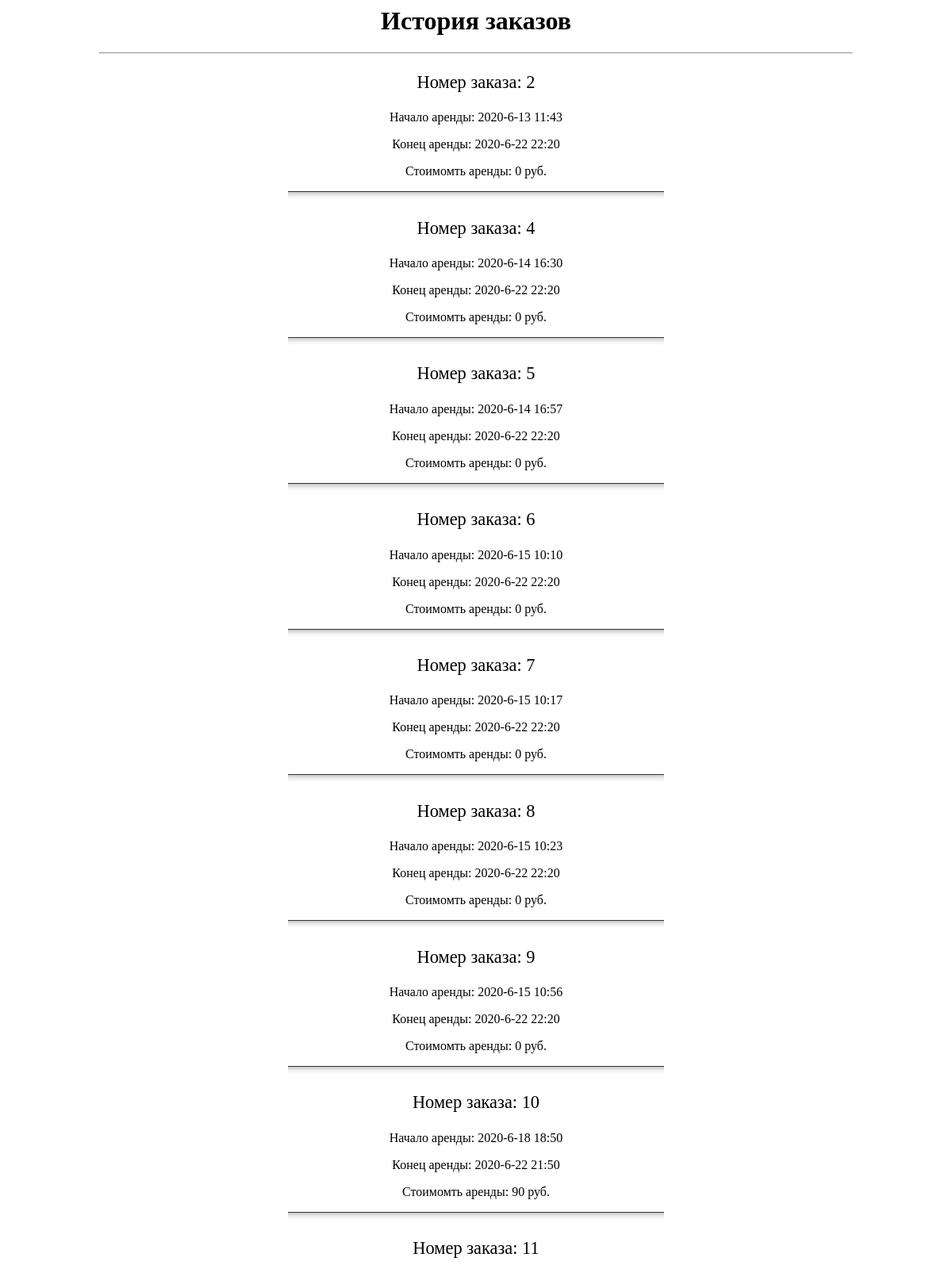
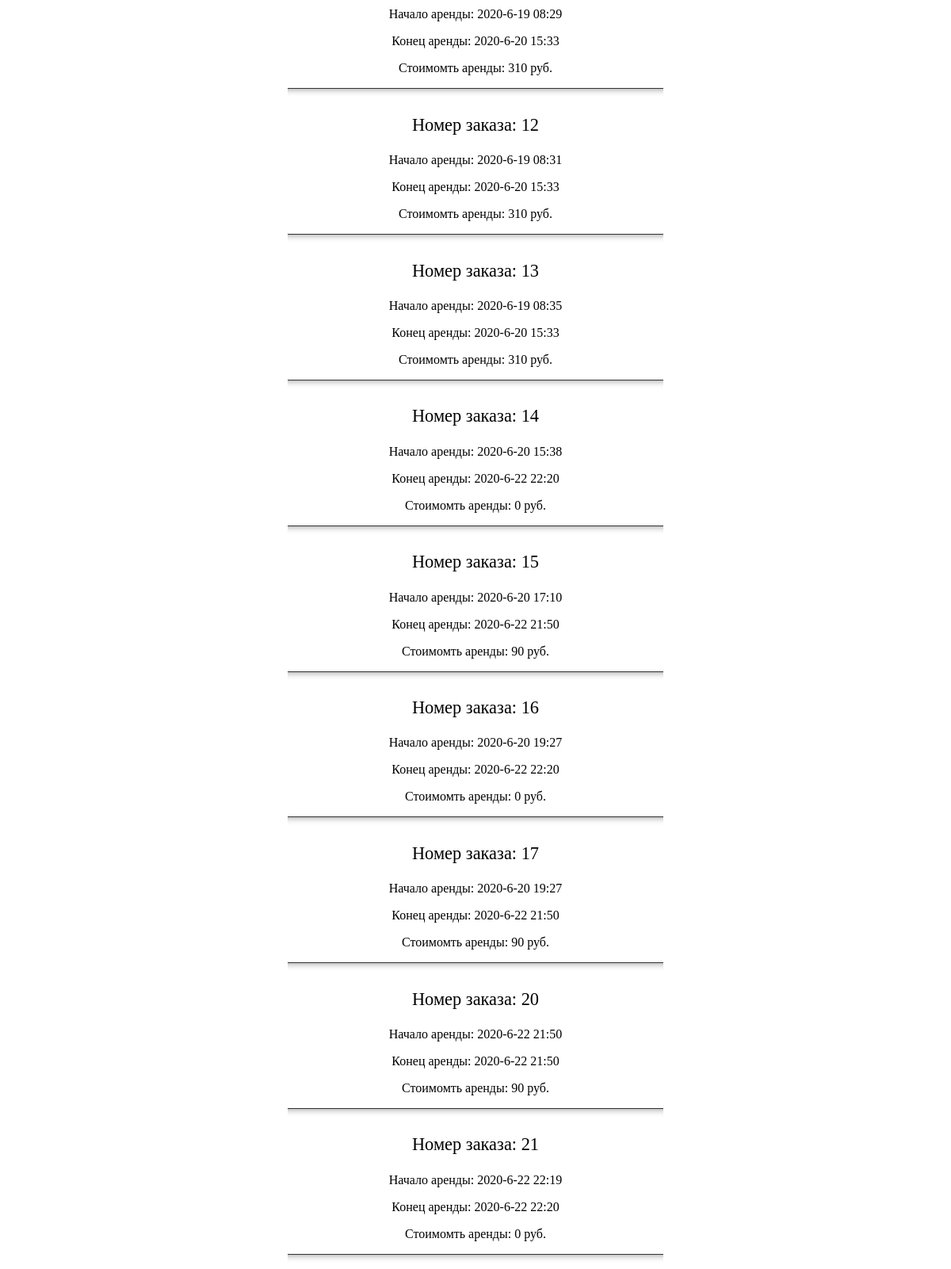
Page /php/history-orders.php (signed in) on the committed database (2 pictures, top to bottom).
### tables this page shows
CREATE TABLE `orders` (
  `id` int(11) NOT NULL,
  `user_id` int(11) NOT NULL,
  `transport_id` int(11) NOT NULL,
  `date_start` varchar(50) DEFAULT NULL,
  `date_finish` varchar(50) DEFAULT NULL,
  `cost` int(11) DEFAULT NULL,
  `finish` tinyint(4) NOT NULL DEFAULT '0'
);

### php/history-orders.php (the view, shortened to what this page needs)
<?php
	include('connect.php');
	echo '<title>История заказов</title>
	<link rel="stylesheet" href="css/history-order.css">
	<h1>История заказов</h1>
	<hr>';
	$query = mysqli_query($connection, 'SELECT * FROM orders WHERE `user_id`= '.$_COOKIE['id'].' AND `finish`=1');
	while($row = mysqli_fetch_array($query))
	{
		echo "
		<div id='order-block'>
			<p class='order-id'>Номер заказа: $row[id]</p>
			<p class='order-start'>Начало аренды: $row[date_start]</p>
			<p class='order-end'>Конец аренды: $row[date_finish]</p>
			<p class='order-cost'>Стоимомть аренды: $row[cost] руб.</p>
		</div>
		<hr class='border-order'>
			";
	}
?>

### css/history-order.css (style rules this page uses)
hr { width: 80%; }
h1 { text-align: center; }
#order-block { margin-right: auto; margin-left: auto; width: 80%; }
.order-id { font-size: 1.4em; }
p { text-align: center; }
.border-order { width: 40%; padding: 0; height: 10px; border: none; border-top: 1px solid #333; box-shadow: 0 10px 10px -10px #8c8b8b inset; }

### rows in the picture
orders: id "2", date_start "2020-6-13 11:43", date_finish "2020-6-22 22:20", cost "0"
orders: id "4", date_start "2020-6-14 16:30", date_finish "2020-6-22 22:20", cost "0"
orders: id "5", date_start "2020-6-14 16:57", date_finish "2020-6-22 22:20", cost "0"
orders: id "6", date_start "2020-6-15 10:10", date_finish "2020-6-22 22:20", cost "0"
orders: id "7", date_start "2020-6-15 10:17", date_finish "2020-6-22 22:20", cost "0"
orders: id "8", date_start "2020-6-15 10:23", date_finish "2020-6-22 22:20", cost "0"
orders: id "9", date_start "2020-6-15 10:56", date_finish "2020-6-22 22:20", cost "0"
orders: id "10", date_start "2020-6-18 18:50", date_finish "2020-6-22 21:50", cost "90"
orders: id "11", date_start "2020-6-19 08:29", date_finish "2020-6-20 15:33", cost "310"
orders: id "12", date_start "2020-6-19 08:31", date_finish "2020-6-20 15:33", cost "310"
orders: id "13", date_start "2020-6-19 08:35", date_finish "2020-6-20 15:33", cost "310"
orders: id "14", date_start "2020-6-20 15:38", date_finish "2020-6-22 22:20", cost "0"
orders: id "15", date_start "2020-6-20 17:10", date_finish "2020-6-22 21:50", cost "90"
orders: id "16", date_start "2020-6-20 19:27", date_finish "2020-6-22 22:20", cost "0"
orders: id "17", date_start "2020-6-20 19:27", date_finish "2020-6-22 21:50", cost "90"
orders: id "20", date_start "2020-6-22 21:50", date_finish "2020-6-22 21:50", cost "90"
orders: id "21", date_start "2020-6-22 22:19", date_finish "2020-6-22 22:20", cost "0"
